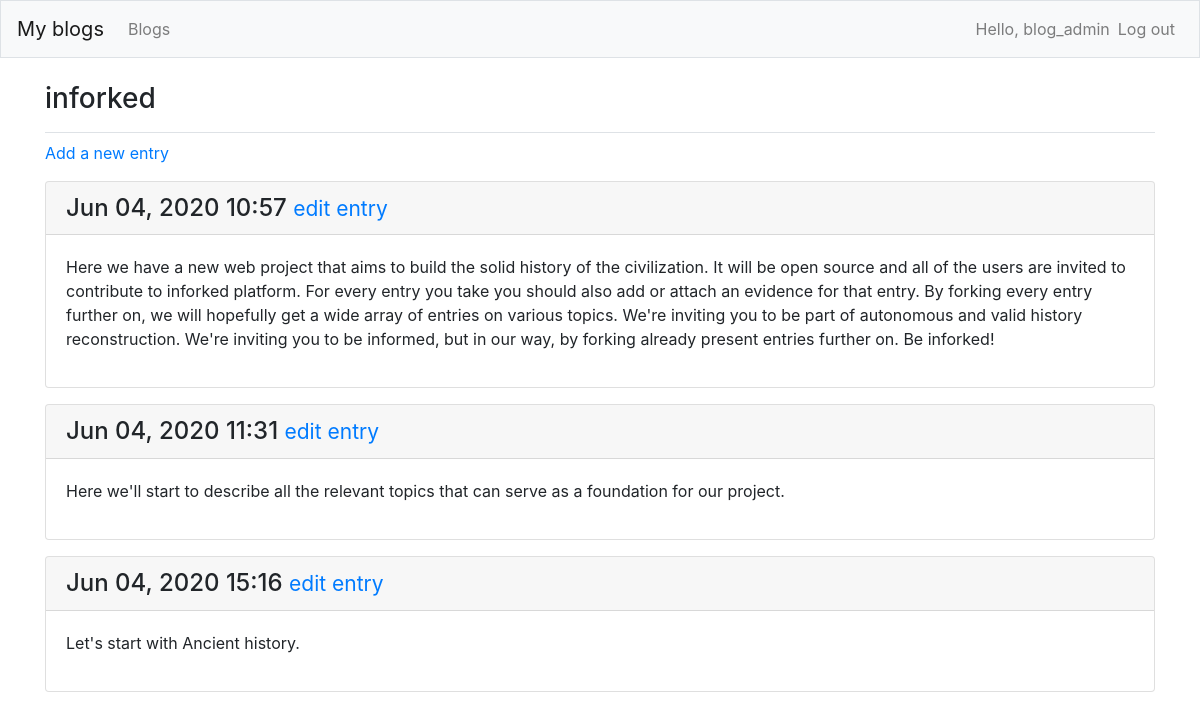
The page /blogs/1/ (signed in) on the database its author committed.
### blogs/models.py (models this page shows, shortened)
class Blog(models.Model):
    title = models.CharField(max_length=200)
    date_added = models.DateTimeField(auto_now_add=True)
    owner = models.ForeignKey(User, on_delete=models.CASCADE)
    public = models.BooleanField(default=False)
    def __str__(self):
        return self.title

class Entry(models.Model):
    blog  = models.ForeignKey(Blog, on_delete=models.CASCADE)
    text = models.TextField()
    date_added = models.DateTimeField(auto_now_add=True)
    class Meta:
        verbose_name_plural = 'entries'

### blogs/views.py (the view)
# urls.py: path('blogs/<int:blog_id>/', views.blog, name='blog'),
@login_required
def blog(request, blog_id):
    blog = get_object_or_404(Blog, id=blog_id)
    entries = blog.entry_set.order_by('date_added')
    context = {'blog': blog, 'entries': entries}
    if blog.owner != request.user:
        if blog.public == True:
            return render(request, 'blogs/blog.html', context)
        else:
            raise Http404
    else:
        return render(request, 'blogs/blog.html', context)

### blogs/templates/blogs/blog.html
{% extends 'blogs/base.html' %}
{% block page_header %}
    <h3>{{ blog }}</h3>
{% endblock page_header %}
{% block content %}
    {% if blog.owner == request.user %}
        <p>
            <a href="{% url 'blogs:new_entry' blog.id %}">Add a new entry</a>
        </p>
    {% else %}
        <p>You aren't allowed to add entries for blogs you don't own.</p>
    {% endif %}
    {% for entry in entries %}
        <div class="card mb-3">
            <h4 class="card-header">
                {{ entry.date_added|date:'M d, Y H:i' }}
                <small><a href="{% url 'blogs:edit_entry' entry.id %}">
                    edit entry</a></small>
            </h4>
            <div class="card-body">
                {{ entry.text|linebreaks }}
            </div>
        </div>
    {% empty %}
        <li>There are no entries for this blog yet.</li>
    {% endfor %}
{% endblock content %}

### blogs/templates/blogs/base.html (shortened to what this page needs)
{% load bootstrap4 %}
<!doctype html>
<html lang="en">
<head>
    {% bootstrap_css %}
</head>
<body>
    <nav class="navbar navbar-expand-md navbar-light bg-light mb-4 border">
        <a class="navbar-brand" href="{% url 'blogs:index' %}">
            My blogs</a>
        <div class="collapse navbar-collapse" id="navbarCollapse">
            <ul class="navbar-nav mr-auto">
                <li class="nav-item">
                    <a class="nav-link" href="{% url 'blogs:blogs' %}">
                        Blogs</a></li>
            </ul>
            <ul class="navbar-nav ml-auto">
                {% if user.is_authenticated %}
                    <li class="nav-item">
                        <span class="navbar-text"}">Hello, {{ user.username }}</span>
                    </li>
                    <li class="nav-item">
                        <a class="nav-link" href="{% url 'users:logout' %}">Log out</a>
                    </li>
                {% endif %}
            </ul>
        </div>
    </nav>
    <main role="main" class="container">
        <div class="pb-2 mb-2 border-bottom">
            {% block page_header %}{% endblock page_header %}
        </div>
        <div>
            {% block content %}{% endblock content %}
        </div>
    </main>
</body>
</html>

### rows shown on the page
Blog: title "inforked"
Entry: date_added "Jun 04, 2020 10:57", text "Here we have a new web project that aims to build the solid history of the civilization. It will be open source and all of the users are invited to contribute to inforked platform. For every entry you take you should also add or attach an evidence for that entry. By forking every entry further on, we will hopefully get a wide array of entries on various topics. We're inviting you to be part of autonomous and valid history reconstruction. We're inviting you to be informed, but in our way, by forking already present entries further on. Be inforked!"
Entry: date_added "Jun 04, 2020 11:31", text "Here we'll start to describe all the relevant topics that can serve as a foundation for our project."
Entry: date_added "Jun 04, 2020 15:16", text "Let's start with Ancient history."

### other values the page prints
{{ user.username }} "blog_admin"
